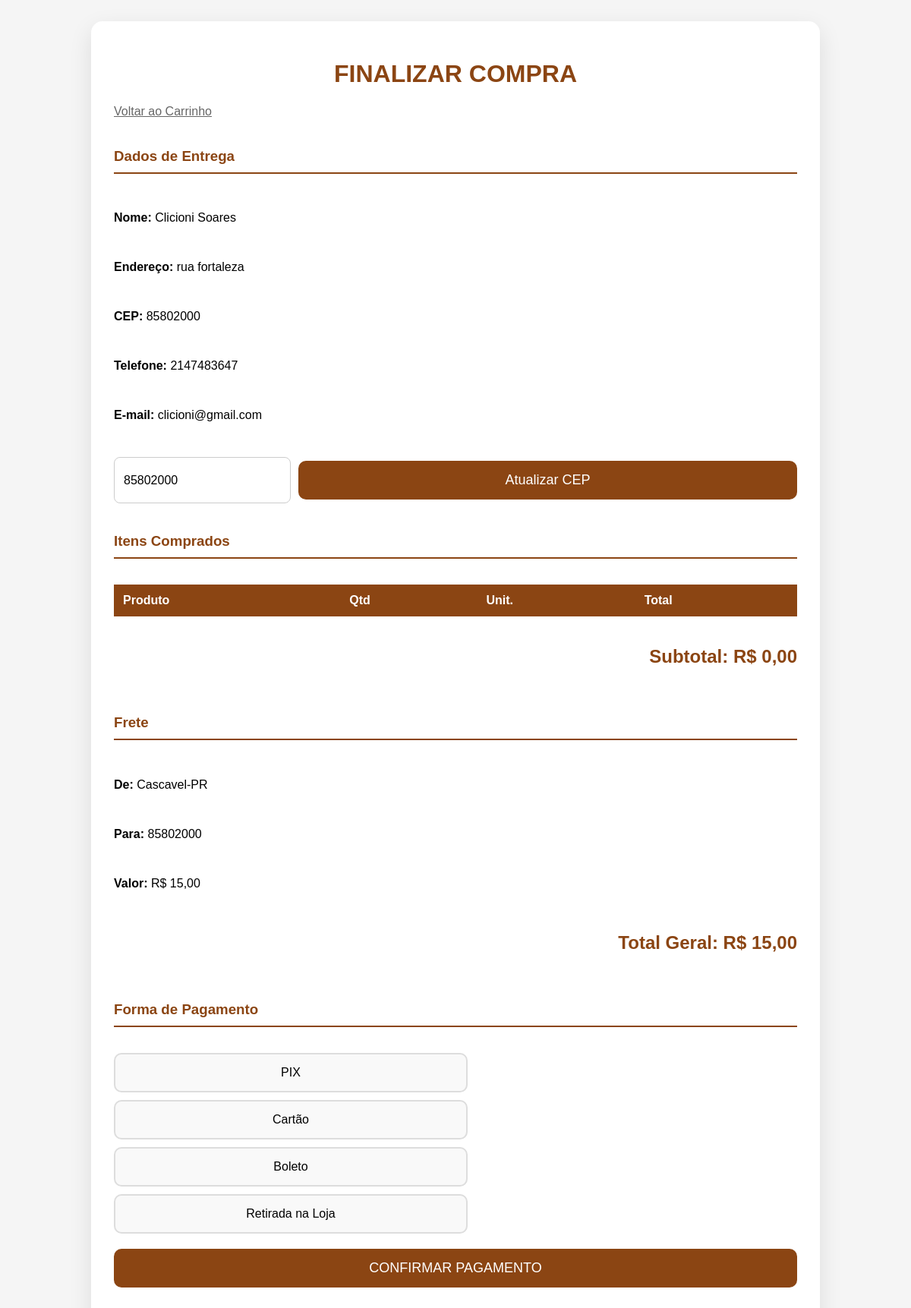
The app's page /finalizar.php (signed in) with its own data.
### tables this page shows
CREATE TABLE `cadastro` (
  `nome` varchar(80) DEFAULT NULL,
  `cpf` varchar(11) NOT NULL,
  `endereco` varchar(255) DEFAULT NULL,
  `cep` int(11) DEFAULT NULL,
  `telefone` int(11) DEFAULT NULL,
  `email` varchar(255) DEFAULT NULL,
  `data_nascimento` date DEFAULT NULL,
  `senha` varchar(255) NOT NULL
);

### finalizar.php (the view, shortened to what this page needs)
<?php
$pdo = new PDO("mysql:host=localhost;dbname=habib;charset=utf8mb4", "root", "");
$pdo->setAttribute(PDO::ATTR_ERRMODE, PDO::ERRMODE_EXCEPTION);
$cpf = $_SESSION['cpf'];
$stmt = $pdo->prepare("SELECT * FROM cadastro WHERE cpf = ?");
$stmt->execute([$cpf]);
$cliente = $stmt->fetch();
$stmt = $pdo->prepare("SELECT c.*, p.nome, p.preco, p.imagem FROM carrinho c JOIN produtos p ON c.cod_produto = p.id WHERE c.nome_cliente = ?");
$stmt->execute([$_SESSION['nome']]);
$itens = $stmt->fetchAll();
$total_produtos = array_sum(array_column($itens, 'total'));
$cep_origem = '85802000';
$cep_destino = preg_replace('/\D/', '', $cliente['cep']);
$peso = 1000;
$frete = 15.00;
if ($cep_destino) {
    $url = "https://cepcerto.com/ws/json-frete/$cep_origem/$cep_destino/$peso/16/11/16/0/0/0/SEU_TOKEN_AQUI";
    $ch = curl_init($url);
    $res = curl_exec($ch);
    $data = json_decode($res, true);
    $frete = $data['Valor'] ?? 15.00;
}
$total_geral = $total_produtos + $frete;
?>
<!DOCTYPE html>
<html lang="pt-BR">
<head>
    <link rel="stylesheet" href="https://cdnjs.cloudflare.com/ajax/libs/font-awesome/6.5.0/css/all.min.css">
</head>
<body>
<div class="container">
    <h1>FINALIZAR COMPRA</h1>
    <a href="carrinho.php" style="color:#666;">Voltar ao Carrinho</a>
    <div class="cliente-info">
        <h3>Dados de Entrega</h3>
        <p><strong>Nome:</strong> <?= htmlspecialchars($cliente['nome']) ?></p>
        <p><strong>Endereço:</strong> <?= htmlspecialchars($cliente['endereco']) ?></p>
        <p><strong>CEP:</strong> <?= htmlspecialchars($cliente['cep']) ?></p>
        <p><strong>Telefone:</strong> <?= htmlspecialchars($cliente['telefone']) ?></p>
        <p><strong>E-mail:</strong> <?= htmlspecialchars($cliente['email']) ?></p>
        <form method="post" style="display:flex;gap:10px;margin-top:15px;">
            <input type="text" name="cep_novo" placeholder="Novo CEP?" value="<?= $cliente['cep'] ?>">
            <button type="submit" name="atualizar_cep" value="1">Atualizar CEP</button>
        </form>
    </div>
    <div class="itens">
        <h3>Itens Comprados</h3>
        <table>
            <tr><th>Produto</th><th>Qtd</th><th>Unit.</th><th>Total</th></tr>
        </table>
        <p class="total">Subtotal: R$ <?= number_format($total_produtos,2,',','.') ?></p>
    </div>
    <div class="frete">
        <h3>Frete</h3>
        <p><strong>De:</strong> Cascavel-PR</p>
        <p><strong>Para:</strong> <?= $cep_destino ?></p>
        <p><strong>Valor:</strong> R$ <?= number_format($frete,2,',','.') ?></p>
        <p class="total">Total Geral: R$ <?= number_format($total_geral,2,',','.') ?></p>
    </div>
    <form method="post">
        <div class="pagamento">
            <h3>Forma de Pagamento</h3>
            <div class="formas">
                <label class="forma">
                    PIX
                </label>
                <label class="forma">
                    Cartão
                </label>
                <label class="forma">
                    Boleto
                </label>
                <label class="forma">
                    Retirada na Loja
                </label>
            </div>
            <button type="submit">CONFIRMAR PAGAMENTO</button>
        </div>
    </form>
</div>
</body>
</html>

### finalizar.php (style rules this page uses)
body { background:#f5f5f5;font-family:Arial;padding:20px; }
.container { max-width:900px;margin:auto;background:#fff;padding:30px;border-radius:15px;box-shadow:0 10px 30px rgba(0,0,0,.1); }
h1 { color:#8B4513;text-align:center; }
.cliente-info, .itens, .frete, .pagamento { display:grid;gap:15px;margin:20px 0; }
.cliente-info h3, .itens h3, .frete h3, .pagamento h3 { color:#8B4513;border-bottom:2px solid #8B4513;padding-bottom:10px; }
input, select { padding:12px;border:1px solid #ccc;border-radius:8px;font-size:16px; }
button { width:100%;padding:15px;background:#8B4513;color:#fff;border:none;border-radius:10px;font-size:18px;cursor:pointer;margin:5px 0; }
table { width:100%;border-collapse:collapse; }
th { background:#8B4513;color:#fff;padding:12px;text-align:left; }
.total { font-size:24px;color:#8B4513;font-weight:bold;text-align:right; }
.formas { display:flex;flex-wrap:wrap;gap:10px; }
.forma { width:48%;padding:15px;background:#f9f9f9;border-radius:10px;text-align:center;cursor:pointer;border:2px solid #ddd; }

### records on screen
cadastro: nome "Clicioni Soares", endereco "rua fortaleza", cep "85802000", telefone "2147483647", email "clicioni@gmail.com", cep_novo "85802000"

### other values on screen
$total_produtos "0,00"
$frete "15,00"
$total_geral "15,00"
